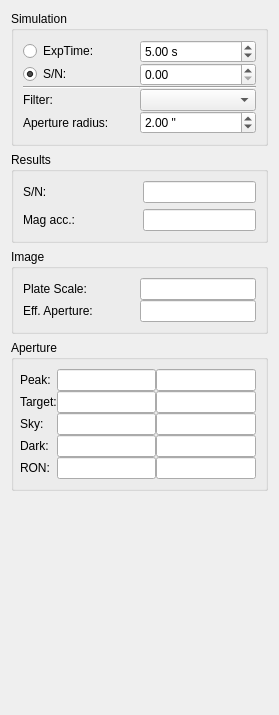
<?xml version="1.0" encoding="UTF-8"?>
<ui version="4.0">
 <class>WidgetSimulation</class>
 <widget class="QWidget" name="WidgetSimulation">
  <property name="geometry">
   <rect>
    <x>0</x>
    <y>0</y>
    <width>279</width>
    <height>715</height>
   </rect>
  </property>
  <property name="windowTitle">
   <string>Form</string>
  </property>
  <layout class="QVBoxLayout" name="verticalLayout" stretch="0,0,0,0,1">
   <item>
    <widget class="QGroupBox" name="groupBox_11">
     <property name="title">
      <string>Simulation</string>
     </property>
     <layout class="QGridLayout" name="gridLayout" columnstretch="1,1">
      <property name="spacing">
       <number>0</number>
      </property>
      <item row="0" column="0">
       <widget class="QRadioButton" name="radioExpTime">
        <property name="text">
         <string>ExpTime:</string>
        </property>
        <property name="autoRepeat">
         <bool>false</bool>
        </property>
       </widget>
      </item>
      <item row="0" column="1">
       <widget class="QDoubleSpinBox" name="spinExpTime">
        <property name="suffix">
         <string> s</string>
        </property>
        <property name="maximum">
         <double>9999.989999999999782</double>
        </property>
        <property name="value">
         <double>5.000000000000000</double>
        </property>
       </widget>
      </item>
      <item row="1" column="0">
       <widget class="QRadioButton" name="radioSNR">
        <property name="text">
         <string>S/N:</string>
        </property>
        <property name="checked">
         <bool>true</bool>
        </property>
        <property name="autoRepeat">
         <bool>false</bool>
        </property>
       </widget>
      </item>
      <item row="1" column="1">
       <widget class="QDoubleSpinBox" name="spinSNR">
        <property name="maximum">
         <double>9999.989999999999782</double>
        </property>
       </widget>
      </item>
      <item row="2" column="0">
       <widget class="Line" name="line">
        <property name="orientation">
         <enum>Qt::Horizontal</enum>
        </property>
       </widget>
      </item>
      <item row="2" column="1">
       <widget class="Line" name="line_2">
        <property name="orientation">
         <enum>Qt::Horizontal</enum>
        </property>
       </widget>
      </item>
      <item row="3" column="0">
       <widget class="QLabel" name="label_2">
        <property name="text">
         <string>Filter:</string>
        </property>
       </widget>
      </item>
      <item row="3" column="1">
       <widget class="QComboBox" name="comboFilter"/>
      </item>
      <item row="4" column="0">
       <widget class="QLabel" name="label_35">
        <property name="text">
         <string>Aperture radius:</string>
        </property>
       </widget>
      </item>
      <item row="4" column="1">
       <widget class="QDoubleSpinBox" name="spinAperRadius">
        <property name="suffix">
         <string> &quot;</string>
        </property>
        <property name="value">
         <double>2.000000000000000</double>
        </property>
       </widget>
      </item>
     </layout>
    </widget>
   </item>
   <item>
    <widget class="QGroupBox" name="groupBox">
     <property name="title">
      <string>Results</string>
     </property>
     <layout class="QGridLayout" name="gridLayout_2" columnstretch="1,1">
      <item row="0" column="1">
       <widget class="QLineEdit" name="lineSNR">
        <property name="alignment">
         <set>Qt::AlignCenter</set>
        </property>
        <property name="readOnly">
         <bool>true</bool>
        </property>
       </widget>
      </item>
      <item row="1" column="0">
       <widget class="QLabel" name="label_4">
        <property name="text">
         <string>Mag acc.:</string>
        </property>
       </widget>
      </item>
      <item row="1" column="1">
       <widget class="QLineEdit" name="lineMagAcc">
        <property name="alignment">
         <set>Qt::AlignCenter</set>
        </property>
        <property name="readOnly">
         <bool>true</bool>
        </property>
       </widget>
      </item>
      <item row="0" column="0">
       <widget class="QLabel" name="label_3">
        <property name="text">
         <string>S/N:</string>
        </property>
       </widget>
      </item>
     </layout>
    </widget>
   </item>
   <item>
    <widget class="QGroupBox" name="groupBox_9">
     <property name="title">
      <string>Image</string>
     </property>
     <layout class="QGridLayout" name="gridLayout_9" columnstretch="1,1">
      <property name="spacing">
       <number>0</number>
      </property>
      <item row="0" column="0">
       <widget class="QLabel" name="label_27">
        <property name="text">
         <string>Plate Scale:</string>
        </property>
       </widget>
      </item>
      <item row="0" column="1">
       <widget class="QLineEdit" name="linePlateScale">
        <property name="alignment">
         <set>Qt::AlignCenter</set>
        </property>
        <property name="readOnly">
         <bool>true</bool>
        </property>
       </widget>
      </item>
      <item row="1" column="0">
       <widget class="QLabel" name="label_28">
        <property name="text">
         <string>Eff. Aperture:</string>
        </property>
       </widget>
      </item>
      <item row="1" column="1">
       <widget class="QLineEdit" name="lineEffPixel">
        <property name="alignment">
         <set>Qt::AlignCenter</set>
        </property>
        <property name="readOnly">
         <bool>true</bool>
        </property>
       </widget>
      </item>
     </layout>
    </widget>
   </item>
   <item>
    <widget class="QGroupBox" name="groupBox_10">
     <property name="title">
      <string>Aperture</string>
     </property>
     <layout class="QGridLayout" name="gridLayout_10">
      <property name="leftMargin">
       <number>6</number>
      </property>
      <property name="spacing">
       <number>0</number>
      </property>
      <item row="1" column="2">
       <widget class="QLineEdit" name="lineTargetE">
        <property name="alignment">
         <set>Qt::AlignRight|Qt::AlignTrailing|Qt::AlignVCenter</set>
        </property>
        <property name="readOnly">
         <bool>true</bool>
        </property>
       </widget>
      </item>
      <item row="2" column="1">
       <widget class="QLineEdit" name="lineSkyADU">
        <property name="alignment">
         <set>Qt::AlignRight|Qt::AlignTrailing|Qt::AlignVCenter</set>
        </property>
        <property name="readOnly">
         <bool>true</bool>
        </property>
       </widget>
      </item>
      <item row="4" column="1">
       <widget class="QLineEdit" name="lineRONADU">
        <property name="alignment">
         <set>Qt::AlignRight|Qt::AlignTrailing|Qt::AlignVCenter</set>
        </property>
        <property name="readOnly">
         <bool>true</bool>
        </property>
       </widget>
      </item>
      <item row="4" column="0">
       <widget class="QLabel" name="label_34">
        <property name="text">
         <string>RON:</string>
        </property>
       </widget>
      </item>
      <item row="3" column="0">
       <widget class="QLabel" name="label_33">
        <property name="text">
         <string>Dark:</string>
        </property>
       </widget>
      </item>
      <item row="3" column="2">
       <widget class="QLineEdit" name="lineDarkE">
        <property name="alignment">
         <set>Qt::AlignRight|Qt::AlignTrailing|Qt::AlignVCenter</set>
        </property>
        <property name="readOnly">
         <bool>true</bool>
        </property>
       </widget>
      </item>
      <item row="2" column="0">
       <widget class="QLabel" name="label_32">
        <property name="text">
         <string>Sky:</string>
        </property>
       </widget>
      </item>
      <item row="3" column="1">
       <widget class="QLineEdit" name="lineDarkADU">
        <property name="alignment">
         <set>Qt::AlignRight|Qt::AlignTrailing|Qt::AlignVCenter</set>
        </property>
        <property name="readOnly">
         <bool>true</bool>
        </property>
       </widget>
      </item>
      <item row="1" column="1">
       <widget class="QLineEdit" name="lineTargetADU">
        <property name="alignment">
         <set>Qt::AlignRight|Qt::AlignTrailing|Qt::AlignVCenter</set>
        </property>
        <property name="readOnly">
         <bool>true</bool>
        </property>
       </widget>
      </item>
      <item row="2" column="2">
       <widget class="QLineEdit" name="lineSkyE">
        <property name="alignment">
         <set>Qt::AlignRight|Qt::AlignTrailing|Qt::AlignVCenter</set>
        </property>
        <property name="readOnly">
         <bool>true</bool>
        </property>
       </widget>
      </item>
      <item row="1" column="0">
       <widget class="QLabel" name="label_31">
        <property name="text">
         <string>Target:</string>
        </property>
       </widget>
      </item>
      <item row="4" column="2">
       <widget class="QLineEdit" name="lineRONE">
        <property name="alignment">
         <set>Qt::AlignRight|Qt::AlignTrailing|Qt::AlignVCenter</set>
        </property>
        <property name="readOnly">
         <bool>true</bool>
        </property>
       </widget>
      </item>
      <item row="0" column="0">
       <widget class="QLabel" name="label">
        <property name="text">
         <string>Peak:</string>
        </property>
       </widget>
      </item>
      <item row="0" column="1">
       <widget class="QLineEdit" name="linePeakADU">
        <property name="alignment">
         <set>Qt::AlignRight|Qt::AlignTrailing|Qt::AlignVCenter</set>
        </property>
        <property name="readOnly">
         <bool>true</bool>
        </property>
       </widget>
      </item>
      <item row="0" column="2">
       <widget class="QLineEdit" name="linePeakE">
        <property name="alignment">
         <set>Qt::AlignRight|Qt::AlignTrailing|Qt::AlignVCenter</set>
        </property>
        <property name="readOnly">
         <bool>true</bool>
        </property>
       </widget>
      </item>
     </layout>
    </widget>
   </item>
   <item>
    <spacer name="verticalSpacer">
     <property name="orientation">
      <enum>Qt::Vertical</enum>
     </property>
     <property name="sizeHint" stdset="0">
      <size>
       <width>20</width>
       <height>40</height>
      </size>
     </property>
    </spacer>
   </item>
  </layout>
 </widget>
 <resources/>
 <connections/>
</ui>
